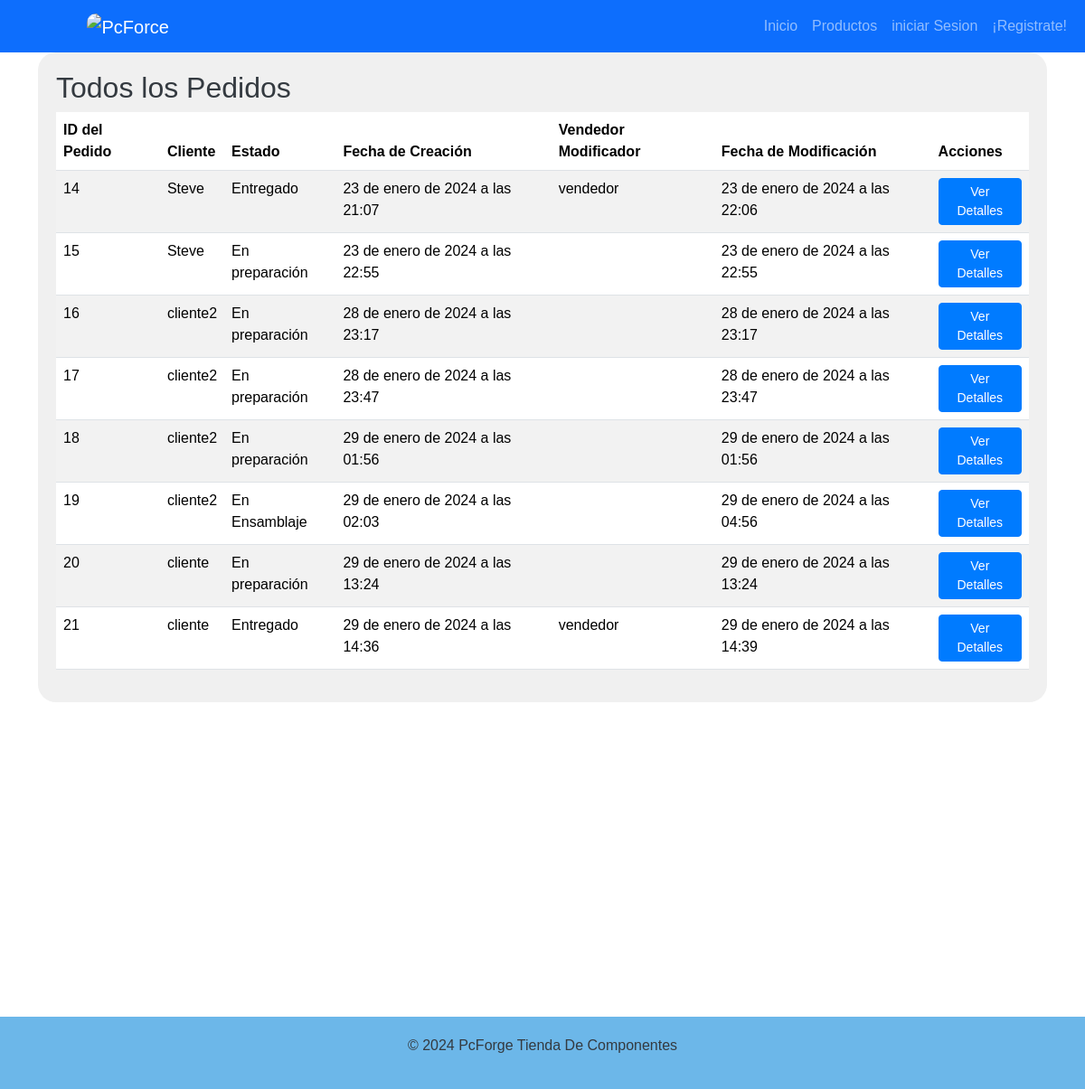
/ver-pedidos-global/, run on the app's committed database.
### app/models.py (models this page shows, shortened)
class Pedido(models.Model):
    ESTADOS_PEDIDO = [
        ('preparacion', 'En preparación'),
        ('ensamblaje', 'En Ensamblaje'),
        ('en_camino', 'En camino'),
        ('entregado', 'Entregado'),
    ]
    cliente = models.ForeignKey(User, on_delete=models.CASCADE)
    vendedor = models.ForeignKey(User, on_delete=models.SET_NULL, null=True, blank=True, related_name='pedidos_vendedor')
    estado = models.CharField(max_length=20, choices=ESTADOS_PEDIDO, default='preparacion')
    fecha_creacion = models.DateTimeField(auto_now_add=True)
    fecha_modificacion = models.DateTimeField(auto_now=True)
    boleta = models.ForeignKey(Boleta, on_delete=models.CASCADE)
    direccion_entrega = models.CharField(max_length=255, blank=True, null=True)

### app/views.py (the view)
# urls.py: path('ver-pedidos-global/', ver_pedidos_global, name='ver_pedidos_global'),
def ver_pedidos_global(request):
    pedidos = Pedido.objects.all()
    return render(request, 'app/ver_pedidos_global.html', {'pedidos': pedidos})

### app/templates/app/ver_pedidos_global.html
{% extends 'app/base.html' %}
{% block contenido %}
<div class="container pedidos_global">
    <div class="pedido-background">
        <h2>Todos los Pedidos</h2>
        {% if pedidos %}
        <div class="table-responsive">
            <table class="table table-striped">
                <thead class="thead-dark">
                    <tr>
                        <th>ID del Pedido</th>
                        <th>Cliente</th>
                        <th>Estado</th>
                        <th>Fecha de Creación</th>
                        <th>Vendedor Modificador</th>
                        <th>Fecha de Modificación</th>
                        <th>Acciones</th>
                    </tr>
                </thead>
                <tbody>
                    {% for pedido in pedidos %}
                    <tr>
                        <td>{{ pedido.id }}</td>
                        <td>{{ pedido.cliente.username }}</td>
                        <td>{{ pedido.get_estado_display }}</td>
                        <td>{{ pedido.fecha_creacion }}</td>
                        <td>{{ pedido.vendedor.username }}</td>
                        <td>{{ pedido.fecha_modificacion }}</td>
                        <td>
                            <a href="{% url 'detalle_pedido_global' pedido.id %}" class="btn btn-primary btn-sm">Ver Detalles</a>
                        </td>
                    </tr>
                    {% endfor %}
                </tbody>
            </table>
        </div>
        {% else %}
        <p>No hay pedidos.</p>
        {% endif %}
    </div>
</div>
{% endblock %}

### app/static/app/css/style.css (style rules this page uses)
body { background-image: url(../img/foto_porta.jpg); color: #343a40; font-family: 'Arial', sans-serif; }
.btn-primary { background-color: #007bff; border-color: #007bff; }
.container.pedidos_global { margin-bottom: 348px !important; }
.pedido-background { background-color: #f0f0f0; padding: 20px; border-radius: 20px; }

### data on the page
Pedido: id "14", cliente.username "Steve", estado "Entregado", fecha_creacion "23 de enero de 2024 a las 21:07", vendedor.username "vendedor", fecha_modificacion "23 de enero de 2024 a las 22:06"
Pedido: id "15", cliente.username "Steve", estado "En preparación", fecha_creacion "23 de enero de 2024 a las 22:55", fecha_modificacion "23 de enero de 2024 a las 22:55"
Pedido: id "16", cliente.username "cliente2", estado "En preparación", fecha_creacion "28 de enero de 2024 a las 23:17", fecha_modificacion "28 de enero de 2024 a las 23:17"
Pedido: id "17", cliente.username "cliente2", estado "En preparación", fecha_creacion "28 de enero de 2024 a las 23:47", fecha_modificacion "28 de enero de 2024 a las 23:47"
Pedido: id "18", cliente.username "cliente2", estado "En preparación", fecha_creacion "29 de enero de 2024 a las 01:56", fecha_modificacion "29 de enero de 2024 a las 01:56"
Pedido: id "19", cliente.username "cliente2", estado "En Ensamblaje", fecha_creacion "29 de enero de 2024 a las 02:03", fecha_modificacion "29 de enero de 2024 a las 04:56"
Pedido: id "20", cliente.username "cliente", estado "En preparación", fecha_creacion "29 de enero de 2024 a las 13:24", fecha_modificacion "29 de enero de 2024 a las 13:24"
Pedido: id "21", cliente.username "cliente", estado "Entregado", fecha_creacion "29 de enero de 2024 a las 14:36", vendedor.username "vendedor", fecha_modificacion "29 de enero de 2024 a las 14:39"
